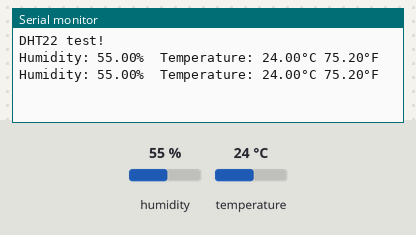
Recording of a sketch running on a simulated Arduino Uno, built with avr-gcc and run on an emulated ATmega328P. On the bench: the last lines printed to the serial monitor. The inputs (shaded band) are chosen by the test bench; at power-on: humidity 55 %, temperature 24 °C.

Above: at 4.8 s.
4.9 s: humidity set to 22 %
At 7.2 s:
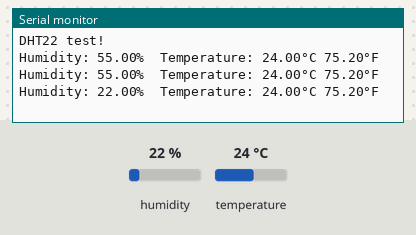
7.9 s: temperature set to 12 °C
At 9.0 s:
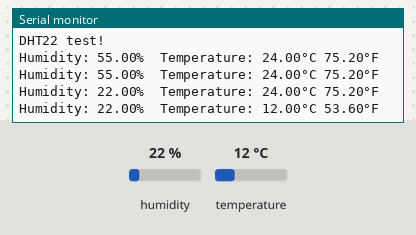
10.9 s: humidity set to 40 %
At 12.5 s:
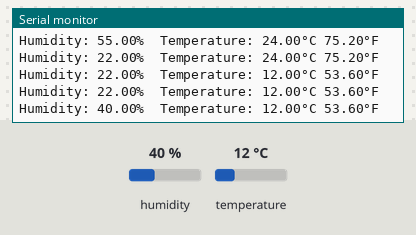
Timing chart, 0 to 14.0 s (numbered marks = the images above; inputs shaded):
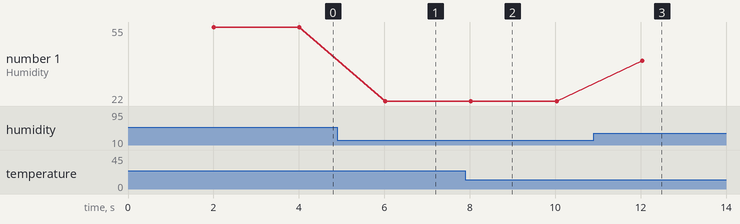

The sketch:

G7_DHT_sensor.ino
```cpp
#include <DHT.h>

#define DHTPIN    4    // Digital pin connected to the DHT sensor

#define DHTTYPE DHT22   // DHT 22

DHT dht(DHTPIN, DHTTYPE);

void setup() {
  Serial.begin(9600); //initialize serial communication at a 9600 baud rate
  Serial.println("DHT22 test!");
  dht.begin(); // Initialize DHT sensor.
}

void loop() {
  // Wait a few seconds between measurements.
  delay(2000);

  // Reading temperature or humidity takes about 250 milliseconds!
  // Sensor readings may also be up to 2 seconds 'old' (its a very slow sensor)
  float h = dht.readHumidity();
  // Read temperature as Celsius (the default)
  float t = dht.readTemperature();
  // Read temperature as Fahrenheit (isFahrenheit = true)
  float f = dht.readTemperature(true);

  // Check if any reads failed and exit early (to try again).
  if (isnan(h) || isnan(t) || isnan(f)) {
    Serial.println("Failed to read from DHT sensor!");
    return;
  }

  Serial.print(F("Humidity: "));
  Serial.print(h);
  Serial.print(F("%  Temperature: "));
  Serial.print(t);
  Serial.print(F("°C "));
  Serial.print(f);
  Serial.println(F("°F"));
}
```

Measured:
- after the input at 4.9 s, the serial monitor: prints a new line after 1.1 s (image 1)
- after the input at 7.9 s, the serial monitor: prints a new line after 0.13 s (image 2)
- after the input at 10.9 s, the serial monitor: prints a new line after 1.1 s (image 3)
- plotted number 1: 55 → 22 after the input at 4.9 s, 22 → 40 after the input at 10.9 s
